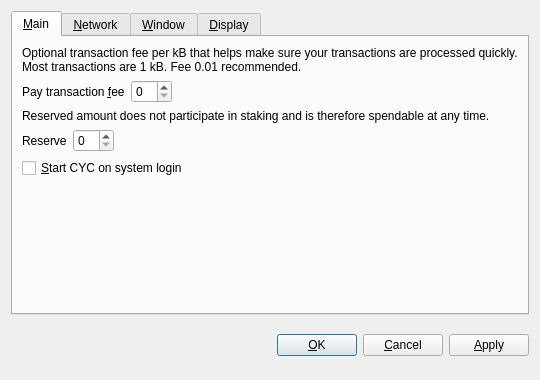
<?xml version="1.0" encoding="UTF-8"?>
<ui version="4.0">
 <class>OptionsDialog</class>
 <widget class="QDialog" name="OptionsDialog">
  <property name="geometry">
   <rect>
    <x>0</x>
    <y>0</y>
    <width>540</width>
    <height>380</height>
   </rect>
  </property>
  <property name="windowTitle">
   <string>Options</string>
  </property>
  <property name="modal">
   <bool>true</bool>
  </property>
  <layout class="QVBoxLayout" name="verticalLayout">
   <item>
    <widget class="QTabWidget" name="tabWidget">
     <property name="tabPosition">
      <enum>QTabWidget::North</enum>
     </property>
     <property name="currentIndex">
      <number>0</number>
     </property>
     <widget class="QWidget" name="tabMain">
      <attribute name="title">
       <string>&amp;Main</string>
      </attribute>
      <layout class="QVBoxLayout" name="verticalLayout_Main">
       <item>
        <widget class="QLabel" name="transactionFeeInfoLabel">
         <property name="text">
          <string>Optional transaction fee per kB that helps make sure your transactions are processed quickly. Most transactions are 1 kB. Fee 0.01 recommended.</string>
         </property>
         <property name="textFormat">
          <enum>Qt::PlainText</enum>
         </property>
         <property name="wordWrap">
          <bool>true</bool>
         </property>
        </widget>
       </item>
       <item>
        <layout class="QHBoxLayout" name="horizontalLayoutFee">
         <item>
          <widget class="QLabel" name="transactionFeeLabel">
           <property name="text">
            <string>Pay transaction &amp;fee</string>
           </property>
           <property name="textFormat">
            <enum>Qt::PlainText</enum>
           </property>
           <property name="buddy">
            <cstring>transactionFee</cstring>
           </property>
          </widget>
         </item>
         <item>
          <widget class="BitcoinAmountField" name="transactionFee"/>
         </item>
         <item>
          <spacer name="horizontalSpacerFee">
           <property name="orientation">
            <enum>Qt::Horizontal</enum>
           </property>
           <property name="sizeHint" stdset="0">
            <size>
             <width>40</width>
             <height>20</height>
            </size>
           </property>
          </spacer>
         </item>
        </layout>
       </item>
       <item>
        <widget class="QLabel" name="reserveBalanceInfoLabel">
         <property name="text">
          <string>Reserved amount does not participate in staking and is therefore spendable at any time.</string>
         </property>
         <property name="textFormat">
          <enum>Qt::PlainText</enum>
         </property>
         <property name="wordWrap">
          <bool>true</bool>
         </property>
        </widget>
       </item>
       <item>
        <layout class="QHBoxLayout" name="horizontalLayoutReserveBalance">
         <item>
          <widget class="QLabel" name="reserveBalanceLabel">
           <property name="text">
            <string>Reserve</string>
           </property>
           <property name="textFormat">
            <enum>Qt::PlainText</enum>
           </property>
           <property name="buddy">
            <cstring>reserveBalance</cstring>
           </property>
          </widget>
         </item>
         <item>
          <widget class="BitcoinAmountField" name="reserveBalance"/>
         </item>
         <item>
          <spacer name="horizontalSpacerReserveBalance">
           <property name="orientation">
            <enum>Qt::Horizontal</enum>
           </property>
           <property name="sizeHint" stdset="0">
            <size>
             <width>40</width>
             <height>20</height>
            </size>
           </property>
          </spacer>
         </item>
        </layout>
       </item>
       <item>
        <widget class="QCheckBox" name="bitcoinAtStartup">
         <property name="toolTip">
          <string>Automatically start CYC after logging in to the system.</string>
         </property>
         <property name="text">
          <string>&amp;Start CYC on system login</string>
         </property>
        </widget>
       </item>
       <item>
        <spacer name="verticalSpacer_Main">
         <property name="orientation">
          <enum>Qt::Vertical</enum>
         </property>
         <property name="sizeHint" stdset="0">
          <size>
           <width>20</width>
           <height>40</height>
          </size>
         </property>
        </spacer>
       </item>
      </layout>
     </widget>
     <widget class="QWidget" name="tabNetwork">
      <attribute name="title">
       <string>&amp;Network</string>
      </attribute>
      <layout class="QVBoxLayout" name="verticalLayout_Network">
       <item>
        <widget class="QCheckBox" name="mapPortUpnp">
         <property name="toolTip">
          <string>Automatically open the CYC client port on the router. This only works when your router supports UPnP and it is enabled.</string>
         </property>
         <property name="text">
          <string>Map port using &amp;UPnP</string>
         </property>
        </widget>
       </item>
       <item>
        <widget class="QCheckBox" name="connectSocks">
         <property name="toolTip">
          <string>Connect to the CYC network through a SOCKS5 proxy (e.g. when connecting through Tor).</string>
         </property>
         <property name="text">
          <string>&amp;Connect through SOCKS5 proxy:</string>
         </property>
        </widget>
       </item>
       <item>
        <layout class="QHBoxLayout" name="horizontalLayout_Network">
         <item>
          <widget class="QLabel" name="proxyIpLabel">
           <property name="text">
            <string>Proxy &amp;IP:</string>
           </property>
           <property name="textFormat">
            <enum>Qt::PlainText</enum>
           </property>
           <property name="buddy">
            <cstring>proxyIp</cstring>
           </property>
          </widget>
         </item>
         <item>
          <widget class="QValidatedLineEdit" name="proxyIp">
           <property name="maximumSize">
            <size>
             <width>140</width>
             <height>16777215</height>
            </size>
           </property>
           <property name="toolTip">
            <string>IP address of the proxy (e.g. 127.0.0.1)</string>
           </property>
          </widget>
         </item>
         <item>
          <widget class="QLabel" name="proxyPortLabel">
           <property name="text">
            <string>&amp;Port:</string>
           </property>
           <property name="textFormat">
            <enum>Qt::PlainText</enum>
           </property>
           <property name="buddy">
            <cstring>proxyPort</cstring>
           </property>
          </widget>
         </item>
         <item>
          <widget class="QLineEdit" name="proxyPort">
           <property name="maximumSize">
            <size>
             <width>55</width>
             <height>16777215</height>
            </size>
           </property>
           <property name="toolTip">
            <string>Port of the proxy (e.g. 9050)</string>
           </property>
          </widget>
         </item>
         <item>
          <spacer name="horizontalSpacer_Network">
           <property name="orientation">
            <enum>Qt::Horizontal</enum>
           </property>
           <property name="sizeHint" stdset="0">
            <size>
             <width>40</width>
             <height>20</height>
            </size>
           </property>
          </spacer>
         </item>
        </layout>
       </item>
       <item>
        <spacer name="verticalSpacer_Network">
         <property name="orientation">
          <enum>Qt::Vertical</enum>
         </property>
         <property name="sizeHint" stdset="0">
          <size>
           <width>20</width>
           <height>40</height>
          </size>
         </property>
        </spacer>
       </item>
      </layout>
     </widget>
     <widget class="QWidget" name="tabWindow">
      <attribute name="title">
       <string>&amp;Window</string>
      </attribute>
      <layout class="QVBoxLayout" name="verticalLayout_Window">
       <item>
        <widget class="QCheckBox" name="minimizeToTray">
         <property name="toolTip">
          <string>Show only a tray icon after minimizing the window.</string>
         </property>
         <property name="text">
          <string>&amp;Minimize to the tray instead of the taskbar</string>
         </property>
        </widget>
       </item>
       <item>
        <widget class="QCheckBox" name="minimizeOnClose">
         <property name="toolTip">
          <string>Minimize instead of exit the application when the window is closed. When this cyclingcoin is enabled, the application will be closed only after selecting Quit in the menu.</string>
         </property>
         <property name="text">
          <string>M&amp;inimize on close</string>
         </property>
        </widget>
       </item>
       <item>
        <spacer name="verticalSpacer_Window">
         <property name="orientation">
          <enum>Qt::Vertical</enum>
         </property>
         <property name="sizeHint" stdset="0">
          <size>
           <width>20</width>
           <height>40</height>
          </size>
         </property>
        </spacer>
       </item>
      </layout>
     </widget>
     <widget class="QWidget" name="tabDisplay">
      <attribute name="title">
       <string>&amp;Display</string>
      </attribute>
      <layout class="QVBoxLayout" name="verticalLayout_Display">
       <item>
        <layout class="QHBoxLayout" name="horizontalLayout_1_Display">
         <item>
          <widget class="QLabel" name="langLabel">
           <property name="text">
            <string>User Interface &amp;language:</string>
           </property>
           <property name="textFormat">
            <enum>Qt::PlainText</enum>
           </property>
           <property name="buddy">
            <cstring>lang</cstring>
           </property>
          </widget>
         </item>
         <item>
          <widget class="QValueComboBox" name="lang">
           <property name="toolTip">
            <string>The user interface language can be set here. This setting will take effect after restarting CYC.</string>
           </property>
          </widget>
         </item>
        </layout>
       </item>
       <item>
        <layout class="QHBoxLayout" name="horizontalLayout_2_Display">
         <item>
          <widget class="QLabel" name="unitLabel">
           <property name="text">
            <string>&amp;Unit to show amounts in:</string>
           </property>
           <property name="textFormat">
            <enum>Qt::PlainText</enum>
           </property>
           <property name="buddy">
            <cstring>unit</cstring>
           </property>
          </widget>
         </item>
         <item>
          <widget class="QValueComboBox" name="unit">
           <property name="toolTip">
            <string>Choose the default subdivision unit to show in the interface and when sending coins.</string>
           </property>
          </widget>
         </item>
        </layout>
       </item>
       <item>
        <widget class="QCheckBox" name="coinControlFeatures">
         <property name="toolTip">
          <string>Whether to show coin control features or not.</string>
         </property>
         <property name="text">
          <string>Display coin &amp;control features (experts only!)</string>
         </property>
        </widget>
       </item>
       <item>
        <widget class="QCheckBox" name="minimizeCoinAge">
         <property name="toolTip">
          <string>Whether to select the coin outputs randomly or with minimal coin age.</string>
         </property>
         <property name="text">
          <string>Minimize weight consumption (experimental)</string>
         </property>
        </widget>
       </item>
       <item>
        <widget class="QCheckBox" name="useBlackTheme">
         <property name="text">
          <string>Use black visual theme (requires restart)</string>
         </property>
        </widget>
       </item>
       <item>
        <spacer name="verticalSpacer_Display">
         <property name="orientation">
          <enum>Qt::Vertical</enum>
         </property>
         <property name="sizeHint" stdset="0">
          <size>
           <width>20</width>
           <height>40</height>
          </size>
         </property>
        </spacer>
       </item>
      </layout>
     </widget>
    </widget>
   </item>
   <item>
    <layout class="QHBoxLayout" name="horizontalLayout_Buttons">
     <item>
      <spacer name="horizontalSpacer_1">
       <property name="orientation">
        <enum>Qt::Horizontal</enum>
       </property>
       <property name="sizeHint" stdset="0">
        <size>
         <width>40</width>
         <height>48</height>
        </size>
       </property>
      </spacer>
     </item>
     <item>
      <widget class="QLabel" name="statusLabel">
       <property name="font">
        <font>
         <weight>75</weight>
         <bold>true</bold>
        </font>
       </property>
       <property name="text">
        <string/>
       </property>
       <property name="textFormat">
        <enum>Qt::PlainText</enum>
       </property>
       <property name="wordWrap">
        <bool>true</bool>
       </property>
      </widget>
     </item>
     <item>
      <spacer name="horizontalSpacer_2">
       <property name="orientation">
        <enum>Qt::Horizontal</enum>
       </property>
       <property name="sizeHint" stdset="0">
        <size>
         <width>40</width>
         <height>48</height>
        </size>
       </property>
      </spacer>
     </item>
     <item>
      <widget class="QPushButton" name="okButton">
       <property name="text">
        <string>&amp;OK</string>
       </property>
      </widget>
     </item>
     <item>
      <widget class="QPushButton" name="cancelButton">
       <property name="text">
        <string>&amp;Cancel</string>
       </property>
       <property name="autoDefault">
        <bool>false</bool>
       </property>
      </widget>
     </item>
     <item>
      <widget class="QPushButton" name="applyButton">
       <property name="text">
        <string>&amp;Apply</string>
       </property>
       <property name="autoDefault">
        <bool>false</bool>
       </property>
      </widget>
     </item>
    </layout>
   </item>
  </layout>
 </widget>
 <customwidgets>
  <customwidget>
   <class>BitcoinAmountField</class>
   <extends>QSpinBox</extends>
   <header>bitcoinamountfield.h</header>
  </customwidget>
  <customwidget>
   <class>QValueComboBox</class>
   <extends>QComboBox</extends>
   <header>qvaluecombobox.h</header>
  </customwidget>
  <customwidget>
   <class>QValidatedLineEdit</class>
   <extends>QLineEdit</extends>
   <header>qvalidatedlineedit.h</header>
  </customwidget>
 </customwidgets>
 <resources/>
 <connections/>
</ui>
